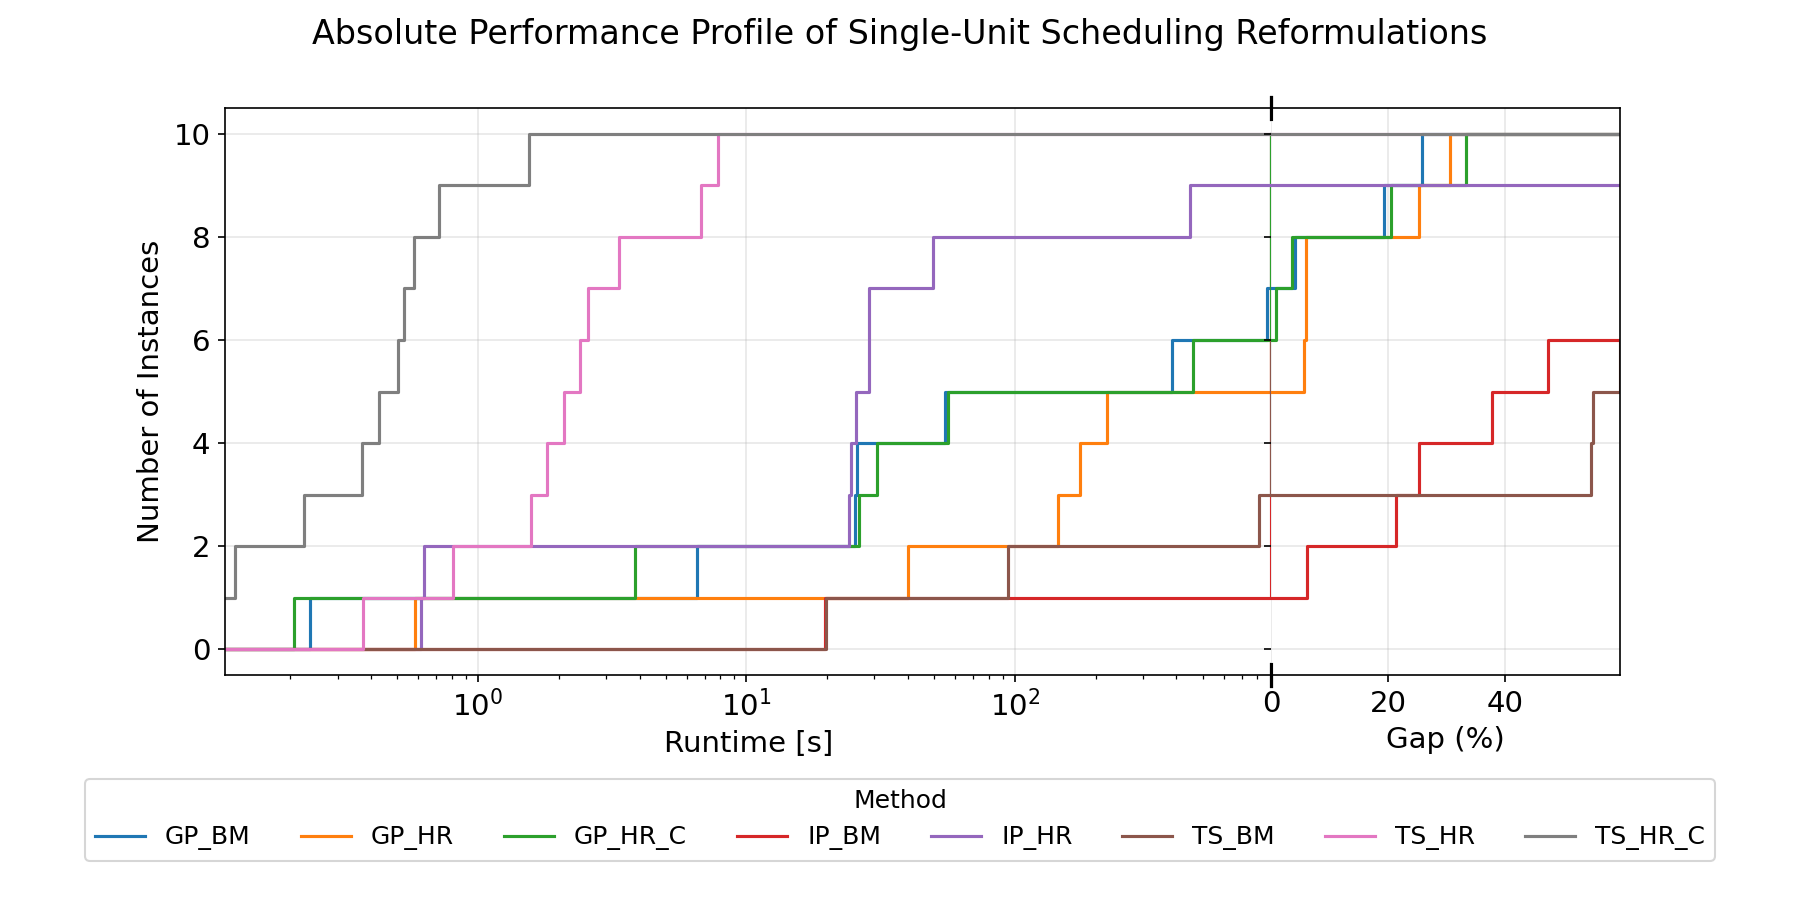

Write Python code to recreate this figure.
import os
import json
import numpy as np
import matplotlib.pyplot as plt

# 0) Corrected method‐name → abbreviation mapping (note the " - ")
method_mapping = {
    "General Precedence GDP - gdp.bigm":      "GP_BM",
    "General Precedence GDP - gdp.hull":      "GP_HR",
    "General Precedence Hull Reagg - MINLP":  "GP_HR_C",
    "Immediate Precedence BigM - MINLP":      "IP_BM",
    "Immediate Precedence HR - MINLP":        "IP_HR",
    "Time Slots GDP - gdp.bigm":              "TS_BM",
    "Time Slots GDP - gdp.hull":              "TS_HR",
    "Time Slots Hull - MINLP":                "TS_HR_C"
}

# 1) Load JSON
file_path = 'results/benchmark_results_overall_1to10_900.json'
with open(file_path, 'r') as f:
    data = json.load(f)

# 2) Collect instances & solver labels (mapped)
instances = sorted({d['scheduling_data'] for d in data})
full_methods = {
    f"{d['model_name']} - {d['transformation']}"
    for d in data
}
# apply mapping here
solvers = sorted(method_mapping.get(m, m) for m in full_methods)

# 3) Build runtime & gap maps, using abbreviations
time_map = {}
gap_map  = {}
for d in data:
    inst       = d['scheduling_data']
    full_label = f"{d['model_name']} - {d['transformation']}"
    method     = method_mapping.get(full_label, full_label)
    if isinstance(d['objective'], str):  # aborted
        time_map[(inst, method)] = np.nan
        gap_map [(inst, method)] = np.nan
    else:
        time_map[(inst, method)] = d['time_sec']
        gap_map [(inst, method)] = d.get('gap', np.nan)

# 4) Assemble into arrays
times = np.array([[time_map.get((i,s), np.nan) for i in instances] 
                                           for s in solvers])
gaps  = np.array([[gap_map .get((i,s), np.nan) for i in instances] 
                                           for s in solvers])

# 5) Perf‐profile data
n_inst       = len(instances)
min_positive = np.nanmin(times[times>0])
max_time     = np.nanmax(times)

base_grid = np.linspace(0, max_time, 300)
actual    = np.unique(np.sort(times[~np.isnan(times)]))
time_x    = np.unique(np.concatenate((base_grid, actual)))
time_x    = time_x[time_x>0]

perf_time = {
    sol: np.mean(times[idx,None,:] <= time_x[:,None], axis=1) * n_inst
    for idx, sol in enumerate(solvers)
}

max_gap = np.nanmax(gaps)
gap_x   = np.linspace(0, max_gap, 300)
perf_gap = {
    sol: np.mean(gaps[idx,None,:] <= gap_x[:,None], axis=1) * n_inst
    for idx, sol in enumerate(solvers)
}

# 6) Plot
fig, (ax1, ax2) = plt.subplots(
    1, 2, figsize=(12,6),
    sharey=True,
    gridspec_kw={'width_ratios':[3,1], 'wspace':0}
)

for ax in (ax1, ax2):
    ax.tick_params(
        axis='both',          # both x and y
        which='major',        # major ticks
        labelsize=14          # <-- change this number
    )

ax1.set_xscale('log')
ax1.spines['right'].set_visible(False)
ax2.spines['left'].set_visible(False)

# slashes at break
d = .02
for axis, x in ((ax1,1),(ax2,0)):
    axis.plot((x,x),(-d,d),transform=axis.transAxes,color='k',clip_on=False)
    axis.plot((x,x),(1-d,1+d),transform=axis.transAxes,color='k',clip_on=False)

# draw the curves
for sol in solvers:
    ax1.step(time_x, perf_time[sol], where='post', label=sol)
    ax2.step(gap_x,  perf_gap [sol], where='post')

# labels & limits
ax1.set_xlabel('Runtime [s]', fontsize=14)
ax2.set_xlabel('Gap (%)',      fontsize=14)
ax1.set_ylabel('Number of Instances', fontsize=14)
fig.suptitle('Absolute Performance Profile of Single-Unit Scheduling Reformulations', fontsize=16)
ax1.set_xlim(min_positive, max_time)
ax2.set_xlim(0, max_gap)

# remap legend labels (though solvers is already abbreviated)
handles, labels = ax1.get_legend_handles_labels()
# ax1.legend(handles, labels, title='Method', loc='lower right', fontsize='small')

# 2) Shrink bottom margin so there’s room for the legend
plt.subplots_adjust(bottom=0.25)

# 3) Add a figure‐level legend centered at the bottom
fig.legend(
    handles,
    labels,
    title='Method',
    loc='lower center',
    bbox_to_anchor=(0.5, 0.03),
    ncol=8,               # adjust number of columns as needed
    title_fontsize=12,
    fontsize= 12,
    frameon=True
)

ax1.grid(True, alpha=0.3)
ax2.grid(True, alpha=0.3)

# plt.tight_layout()
plt.savefig('performance_profile_scheduling.png', dpi=150)
plt.savefig('performance_profile_scheduling.pdf', dpi=150)
plt.show()
